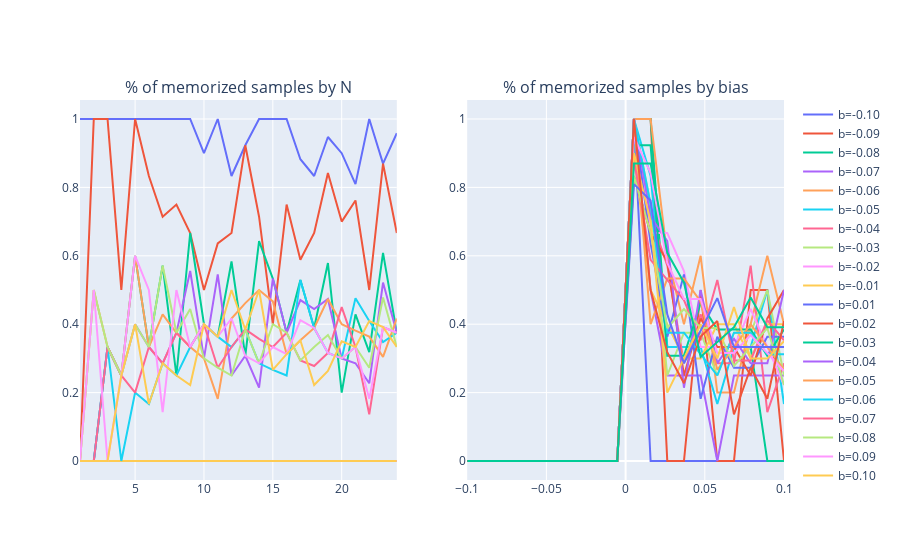

Source (notebook cell):
### Code cell
fig = make_subplots(rows=1, cols=2, subplot_titles=("% of memorized samples by N","% of memorized samples by bias"))

# col 1
for i in range(suc_bias.shape[0]):
    fig.add_trace(go.Scatter(x=np.arange(1,25), y=suc_bias[i]/np.arange(1,25), name="b={:.2f}".format(biases[i])), row=1, col=1)

#col 2
for i in range(1,24):
    fig.add_trace(go.Scatter(x=biases, y=suc_bias.T[i-1]/i, name="b={:.2f}".format(i)), row=1, col=2)

fig.show()
